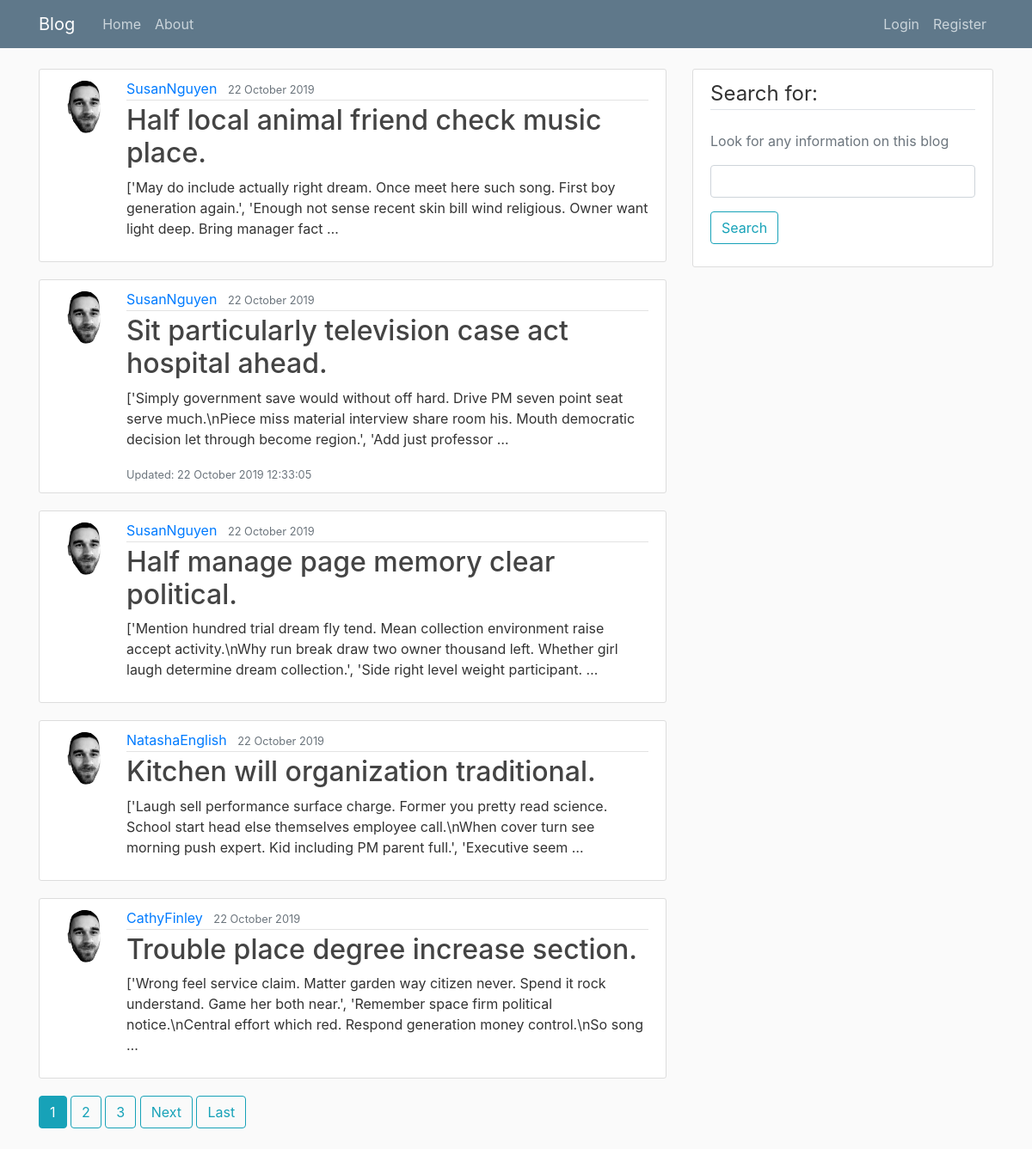
The page / on the database its author committed.
### blog/models.py (models this page shows, shortened)
class Post(models.Model):
    title = models.CharField(max_length=128)
    content = models.TextField()
    date_posted = models.DateTimeField(default=timezone.now)
    author = models.ForeignKey(User, on_delete=models.CASCADE)
    updated = models.DateTimeField(auto_now=True)

### users/models.py (models this page shows, shortened)
class Profile(models.Model):
    user = models.OneToOneField(User, on_delete=models.CASCADE)
    image = models.ImageField(default='default.png', upload_to='profile_pics')

### blog/views.py (the view)
# urls.py: path('', PostListView.as_view(), name="blog-home"),
class PostListView(ListView):
    model = Post
    template_name = 'blog/home.html'
    ordering = ['-date_posted']
    context_object_name = 'posts'
    paginate_by = 5

### blog/templates/blog/home.html
{% extends "blog/base.html" %}
{% block content %}
{% include 'blog/posts.html' %}
{% include 'blog/pagination.html' %}
{% endblock content %}

### blog/templates/blog/posts.html
{% for post in posts %}
    <article class="media content-section">
        <img class="rounded-circle article-img" src="{{ post.author.profile.image.url }}">
        <div class="media-body">
            <div class="article-metadata">
                <a class="mr-2" href="{% url 'user-posts' post.author.username %}">{{ post.author }}</a>
                <small class="text-muted">{{ post.date_posted|date:"j F Y " }}</small>
            </div>
            <h2><a class="article-title" href="{% url 'post-detail' post.id %}">{{ post.title }}</a></h2>
            <p class="article-content">{{ post.content|truncatewords:30}}</p>
            {% if post.updated > post.date_posted %}
                <small class="text-muted">Updated: {{ post.updated|date:"j F Y H:i:s" }}</small>
            {% endif %}
        </div>
    </article>
{% endfor %}

### blog/static/blog/main.css (style rules this page uses)
body { background: #fafafa; color: #333333; margin-top: 5rem; }
h1, h2, h3, h4, h5, h6 { color: #444444; }
.content-section { background: #ffffff; padding: 10px 20px; border: 1px solid #dddddd; border-radius: 3px; margin-bottom: 20px; }
.article-title { color: #444444; }
.article-content { white-space: pre-line; }
.article-img { height: 65px; width: 65px; margin-right: 16px; }
.article-metadata { padding-bottom: 1px; margin-bottom: 4px; border-bottom: 1px solid #e3e3e3 }

### rows shown on the page
Post: author.profile.image (placeholder picture), author "SusanNguyen", date_posted "22 October 2019", title "Half local animal friend check music place.", content "['May do include actually right dream. Once meet here such song. First boy generation again.', 'Enough not sense recent skin bill wind religious. Owner want light deep. Bring manager fact …"
Post: author.profile.image (placeholder picture), author "SusanNguyen", date_posted "22 October 2019", title "Sit particularly television case act hospital ahead.", content "['Simply government save would without off hard. Drive PM seven point seat serve much.\\nPiece miss material interview share room his. Mouth democratic decision let through become region.', 'Add just professor …", updated "22 October 2019 12:33:05"
Post: author.profile.image (placeholder picture), author "SusanNguyen", date_posted "22 October 2019", title "Half manage page memory clear political.", content "['Mention hundred trial dream fly tend. Mean collection environment raise accept activity.\\nWhy run break draw two owner thousand left. Whether girl laugh determine dream collection.', 'Side right level weight participant. …"
Post: author.profile.image (placeholder picture), author "NatashaEnglish", date_posted "22 October 2019", title "Kitchen will organization traditional.", content "['Laugh sell performance surface charge. Former you pretty read science. School start head else themselves employee call.\\nWhen cover turn see morning push expert. Kid including PM parent full.', 'Executive seem …"
Post: author.profile.image (placeholder picture), author "CathyFinley", date_posted "22 October 2019", title "Trouble place degree increase section.", content "['Wrong feel service claim. Matter garden way citizen never. Spend it rock understand. Game her both near.', 'Remember space firm political notice.\\nCentral effort which red. Respond generation money control.\\nSo song …"

### other values the page prints
{{ page_num }} "1"
{{ page_num }} "2" "3"
